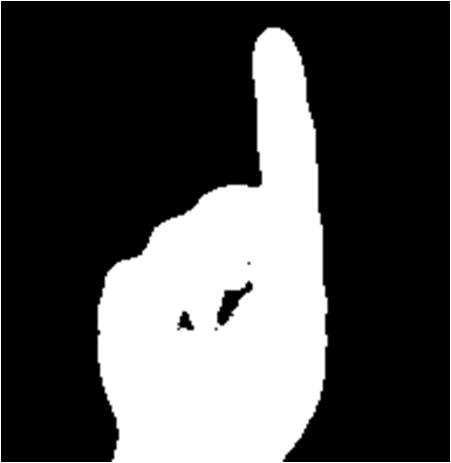
#> input picture test_data/index1.jpg, 451 x 463 px
$ python imgproc_RotOtsu.py ../test_data/index1.jpg   (Python 2 division)
#> lines starting #> are read from the running program, lines starting #| are printed output that depends on the picture; after the words box and inside, x2 and y2 are one past the last pixel; in counts of white or black regions, pixels touching at a corner belong together
'''
Image Processing: rotating and Otsu's Binarization
'''


import sys
import cv2
import numpy as np
from matplotlib import pyplot as plt

if __name__ == '__main__':
    try:
        inp = sys.argv[1]     #'IMG_0531-2.jpg'
        print inp
        img = cv2.imread(inp, 0)
#> img is the input picture: shape (463, 451); min 0, max 255, mean 77.6

        # === rotate image ===
        row, col = img.shape
#> row = 463; col = 451
        plt.imshow(img, 'gray')
        plt.show()
        #gray = cv2.cvtColor(img, cv2.COLOR_BGR2GRAY)
        #img2 = cv2.cvtColor(img, cv2.COLOR_BGR2HSV)
        M = cv2.getRotationMatrix2D((col/2, row/2), 0, 1)   # (center, angle, scale)
#> M = [[1, 0, 0], [0, 1, 0]]
        img_r = cv2.warpAffine(img, M, (col, row))

        # === smooth image ===
        blur = cv2.GaussianBlur(img_r, (5,5), 0)    # (k_size, sigma_x)
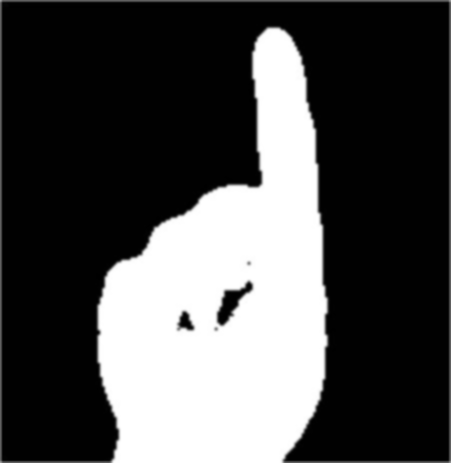
#> blur: shape (463, 451); min 0, max 255, mean 77
        #blur = img

        # === binarize image ===
        ret, th = cv2.threshold(blur, 5, 255, cv2.THRESH_BINARY + cv2.THRESH_OTSU)
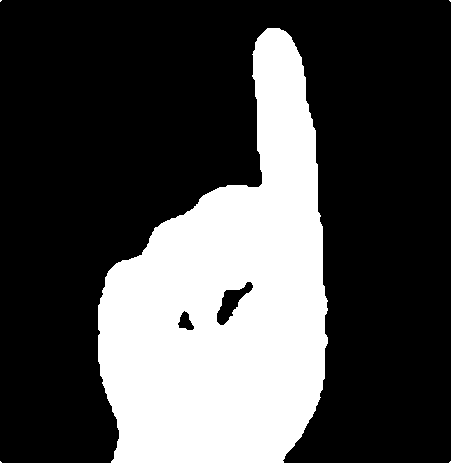
#> th: shape (463, 451); 29.4% white; 5 white regions (4 under 20 px), largest, box (x1, y1, x2, y2) and area: (98, 28, 328, 463) 61335
#> ret = 128
        # binarize method: THRESH_BINARY, THRESH_BINARY_INV, THRESH_OTSU
        plt.imshow(th, 'gray')
        plt.show()
        cv2.imwrite(inp[0:-3]+'png', th)
        #cv2.waitKey(0)
        #cv2.destroyAllWindows()
    except:
        print 'no input file'


        #return 0

$ run again, on test_data/index3.jpg
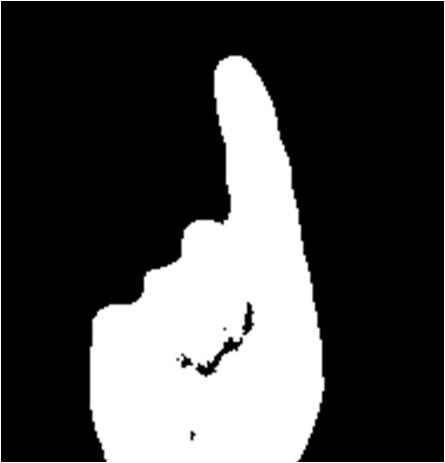
#> input picture test_data/index3.jpg, 445 x 463 px
#> img is the input picture: shape (463, 445); min 0, max 255, mean 71.7
#> `blur = cv2.GaussianBlur(img_r, (5,5), 0)`:
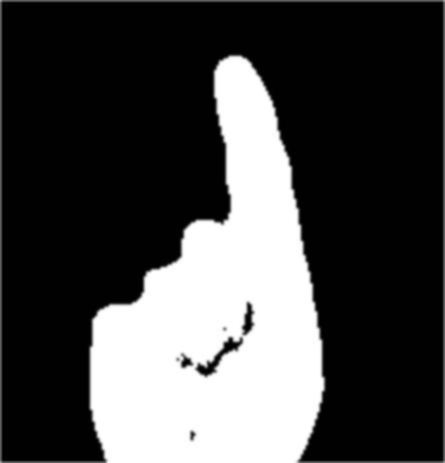
#> blur: shape (463, 445); min 0, max 255, mean 71.1
#> `ret, th = cv2.threshold(blur, 5, 255, cv2.THRESH_BINARY + cv2.THRESH_O..`:
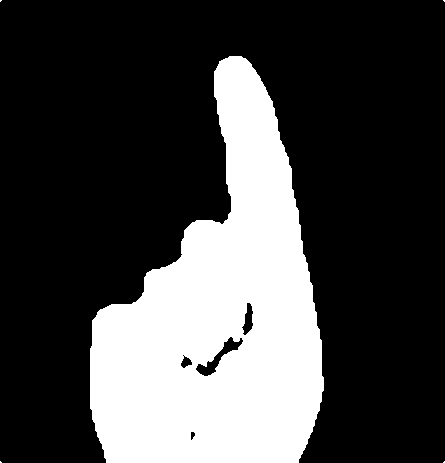
#> th: shape (463, 445); 27.1% white; 5 white regions (4 under 20 px), largest, box (x1, y1, x2, y2) and area: (90, 56, 324, 463) 55855
#> ret = 127
